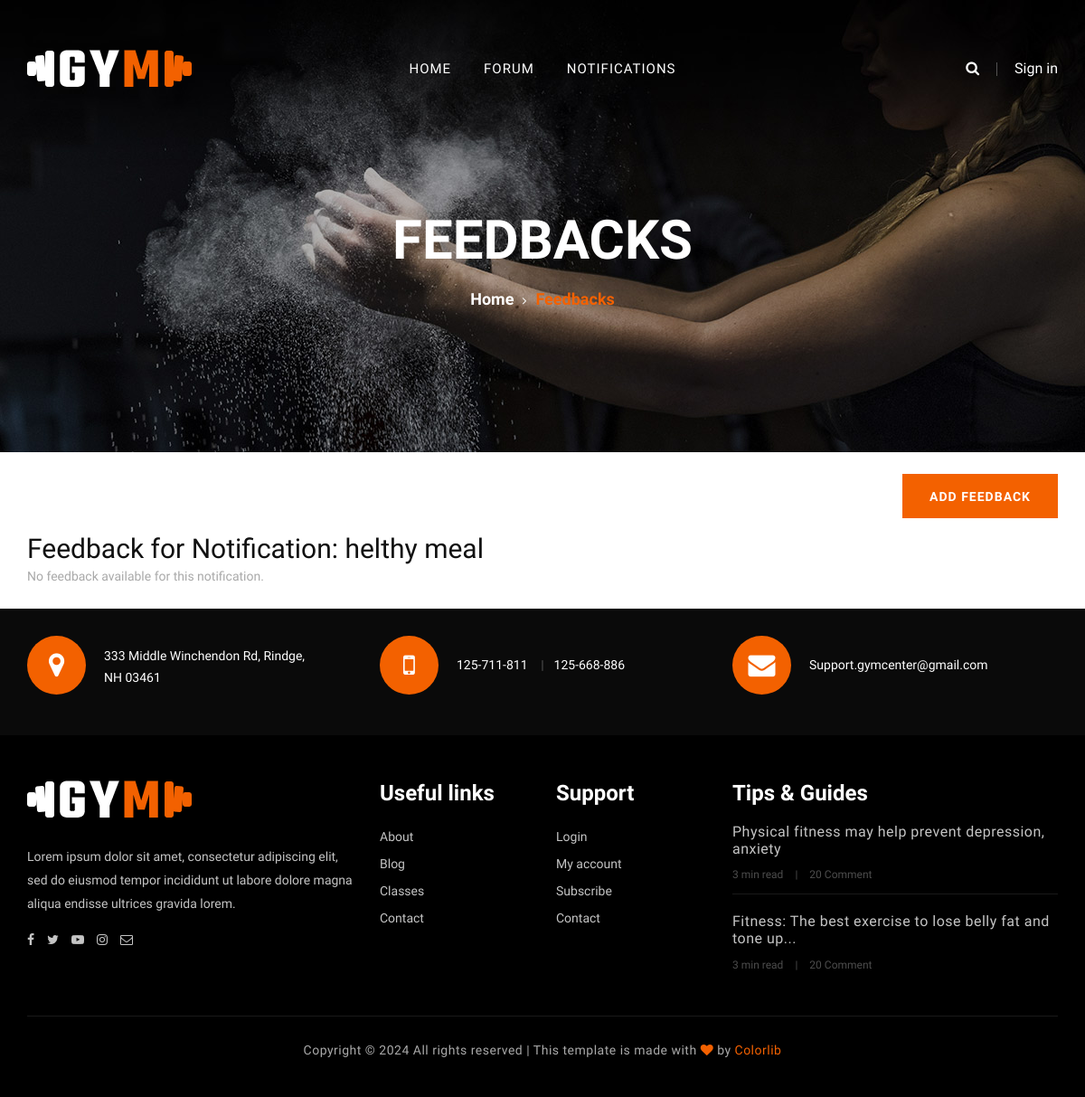
/notifications/feedback/1/, run on an earlier commit of the app's database.
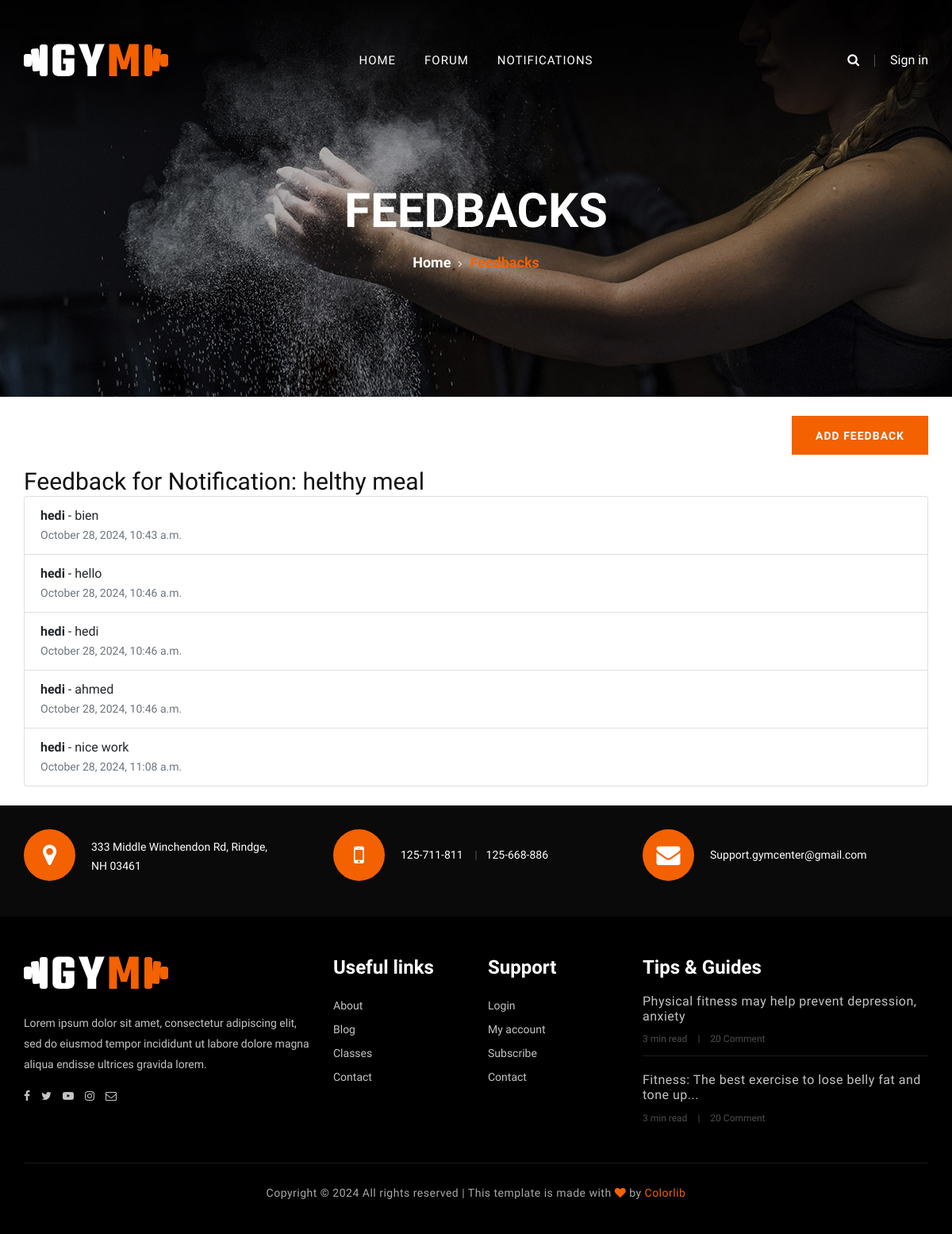
And on a later commit of the database.
### Notification/models.py (models this page shows, shortened)
class Notification(models.Model):
    title = models.CharField(max_length=255)
    message = models.TextField()

class Feedback(models.Model):
    user = models.ForeignKey(User, on_delete=models.CASCADE)
    notification = models.ForeignKey(Notification, on_delete=models.CASCADE)
    feedback_text = models.TextField()
    created_at = models.DateTimeField(auto_now_add=True)

### Notification/views.py (the view)
# urls.py: path('feedback/<int:notification_id>/', views.feedbacklist, name='feedbacklist'),
def feedbacklist(request, notification_id):
    notification = get_object_or_404(Notification, id=notification_id)
    feedbacks = Feedback.objects.filter(notification=notification)
    context = {
        'notification': notification,
        'feedbacks': feedbacks
    }
    return render(request, 'feedback_list.html', context)

### Templates/feedback_list.html
{% include "header.html" %}
{% load static %}
{% block content %}
<section class="breadcrumb-section set-bg" data-setbg="{% static 'img/breadcrumb-bg.jpg' %}">
  <div class="container">
    <div class="row">
      <div class="col-lg-12 text-center">
        <div class="breadcrumb-text">
          <h2>Feedbacks</h2>
          <div class="bt-option">
            <a href="{% url 'home' %}">Home</a>
            <span>Feedbacks</span>
          </div>
        </div>
      </div>
    </div>
  </div>
</section>
<div class="container my-4">
  <div class="add-feedback-btn text-right mb-3">
    <a href="{% url 'add' notification.id %}" class="primary-btn">Add Feedback</a>
  </div>
  <div class="feedback-list">
    <h3>Feedback for Notification: {{ notification.title }}</h3>
    {% if feedbacks %}
      <ul class="list-group">
        {% for feedback in feedbacks %}
          <li class="list-group-item">
            <div>
              <strong>{{ feedback.user.username }}</strong> - {{ feedback.feedback_text }}
              <p class="text-muted mb-0">{{ feedback.created_at|date:"F j, Y, g:i a" }}</p>
            </div>
          </li>
        {% endfor %}
      </ul>
    {% else %}
      <p>No feedback available for this notification.</p>
    {% endif %}
  </div>
</div>
<div class="gettouch-section">
  <div class="container">
    <div class="row">
      <div class="col-md-4">
        <div class="gt-text">
          <i class="fa fa-map-marker"></i>
          <p>333 Middle Winchendon Rd, Rindge,<br />NH 03461</p>
        </div>
      </div>
      <div class="col-md-4">
        <div class="gt-text">
          <i class="fa fa-mobile"></i>
          <ul>
            <li>125-711-811</li>
            <li>125-668-886</li>
          </ul>
        </div>
      </div>
      <div class="col-md-4">
        <div class="gt-text email">
          <i class="fa fa-envelope"></i>
          <p>Support.gymcenter@gmail.com</p>
        </div>
      </div>
    </div>
  </div>
</div>
{% endblock content %}
{% include "footer.html" %}

### Templates/header.html (shortened to what this page needs)
{% load static %}
<!DOCTYPE html>
<html lang="zxx">
  <head>
    <link rel="stylesheet" href="{% static 'css/bootstrap.min.css' %}" type="text/css" />
    <link rel="stylesheet" href="{% static 'css/font-awesome.min.css' %}" type="text/css" />
    <link rel="stylesheet" href="{% static 'css/flaticon.css' %}" type="text/css" />
    <link rel="stylesheet" href="{% static 'css/owl.carousel.min.css' %}" type="text/css" />
    <link rel="stylesheet" href="{% static 'css/barfiller.css' %}" type="text/css" />
    <link rel="stylesheet" href="{% static 'css/magnific-popup.css' %}" type="text/css" />
    <link rel="stylesheet" href="{% static 'css/slicknav.min.css' %}" type="text/css" />
    <link rel="stylesheet" href="{% static 'css/style.css' %}" type="text/css" />
  </head>
  <body>
    <header class="header-section">
      <div class="container-fluid">
        <div class="row">
          <div class="col-lg-3">
            <div class="logo">
              <a href="#">
                <img src="{% static 'img/logo.png' %}" alt="" />
              </a>
            </div>
          </div>
          <div class="col-lg-6">
            <nav class="nav-menu">
              <ul>
                <li class="{% if request.path == '/' %}active{% endif %}">
                  <a href="{% url 'home' %}">Home</a>
                </li>
                <li class="{% if request.path == '/forum/' %}active{% endif %}">
                  <a href="{% url 'forum_home' %}">Forum</a>
                </li>
                <li class="{% if request.path == '/notifications/user-notifications/' %}active{% endif %}">
                  <a href="{% url 'user_notifications' %}">Notifications</a>
              </li>
              </ul>
            </nav>
          </div>
          <div class="col-lg-3">
            <div class="top-option">
              <div class="to-search search-switch">
                <i class="fa fa-search"></i>
              </div>
              <div class="to-social">
                {% if not request.user.is_authenticated %}
                  <a class="btn-getstarted" href="/signup">Sign in</a>
                {% else %}
                  <a class="btn-getstarted" href="/logout">Logout</a>
                {% endif %}
              </div>
            </div>
          </div>
        </div>
      </div>
    </header>

### Templates/footer.html (shortened to what this page needs)
{% load static %}
<section class="footer-section">
    <div class="container">
      <div class="row">
        <div class="col-lg-4">
          <div class="fs-about">
            <div class="fa-logo">
              <a href="#"><img src="{% static 'img/logo.png' %}" alt="" /></a>
            </div>
            <p>
              Lorem ipsum dolor sit amet, consectetur adipiscing elit, sed do
              eiusmod tempor incididunt ut labore dolore magna aliqua endisse
              ultrices gravida lorem.
            </p>
            <div class="fa-social">
              <a href="#"><i class="fa fa-facebook"></i></a>
              <a href="#"><i class="fa fa-twitter"></i></a>
              <a href="#"><i class="fa fa-youtube-play"></i></a>
              <a href="#"><i class="fa fa-instagram"></i></a>
              <a href="#"><i class="fa fa-envelope-o"></i></a>
            </div>
          </div>
        </div>
        <div class="col-lg-2 col-md-3 col-sm-6">
          <div class="fs-widget">
            <h4>Useful links</h4>
            <ul>
              <li><a href="#">About</a></li>
              <li><a href="#">Blog</a></li>
              <li><a href="#">Classes</a></li>
              <li><a href="#">Contact</a></li>
            </ul>
          </div>
        </div>
        <div class="col-lg-2 col-md-3 col-sm-6">
          <div class="fs-widget">
            <h4>Support</h4>
            <ul>
              <li><a href="#">Login</a></li>
              <li><a href="#">My account</a></li>
              <li><a href="#">Subscribe</a></li>
              <li><a href="#">Contact</a></li>
            </ul>
          </div>
        </div>
        <div class="col-lg-4 col-md-6">
          <div class="fs-widget">
            <h4>Tips & Guides</h4>
            <div class="fw-recent">
              <h6>
                <a href="#"
                  >Physical fitness may help prevent depression, anxiety</a
                >
              </h6>
              <ul>
                <li>3 min read</li>
                <li>20 Comment</li>
              </ul>
            </div>
            <div class="fw-recent">
              <h6>
                <a href="#"
                  >Fitness: The best exercise to lose belly fat and tone
                  up...</a
                >
              </h6>
              <ul>
                <li>3 min read</li>
                <li>20 Comment</li>
              </ul>
            </div>
          </div>
        </div>
      </div>
      <div class="row">
        <div class="col-lg-12 text-center">
          <div class="copyright-text">
            <p>
              Copyright &copy;
              All rights reserved | This template is made with
              <i class="fa fa-heart" aria-hidden="true"></i> by
              <a href="https://colorlib.com" target="_blank">Colorlib</a>
            </p>
          </div>
        </div>
      </div>
    </div>
  </section>
  </body>
  </html>

### static/css/barfiller.css (style rules this page uses)
body { font-family: Arial; }

What changed in the data, as far as the page shows it:
added Feedback: user.username "hedi", feedback_text "bien", created_at "October 28, 2024, 10:43 a.m."
added Feedback: user.username "hedi", feedback_text "hello", created_at "October 28, 2024, 10:46 a.m."
added Feedback: user.username "hedi", feedback_text "hedi", created_at "October 28, 2024, 10:46 a.m."
added Feedback: user.username "hedi", feedback_text "ahmed", created_at "October 28, 2024, 10:46 a.m."
added Feedback: user.username "hedi", feedback_text "nice work", created_at "October 28, 2024, 11:08 a.m."
Also different on the page:
text no longer shown: "No feedback available for this notification."
